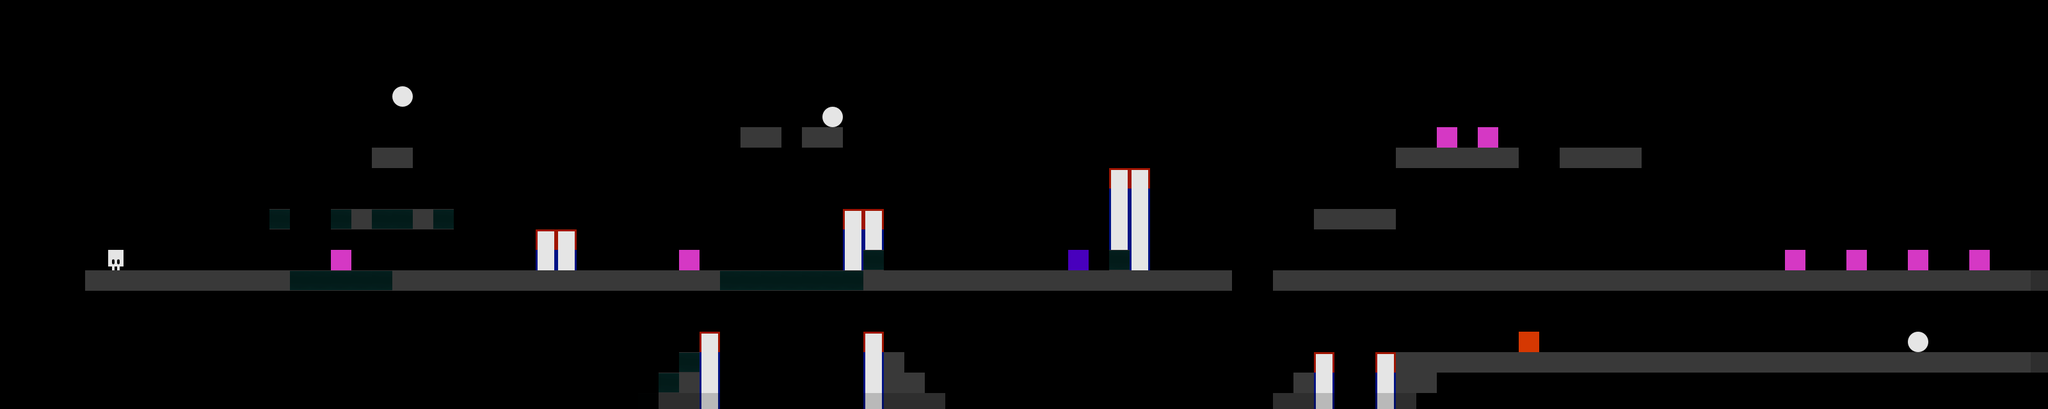

A 2D game scene composited from a Tiled map and its tileset images. What follows is a short description and the map's XML, with every tile layer's data as written:
An orthogonal 100x20 tile map with 32x32 px tiles, 1 tile layer (Plumber Style).

<map version="1.2" tiledversion="2019.03.13" orientation="orthogonal" renderorder="right-down" width="100" height="20" tilewidth="32" tileheight="32" infinite="0" nextlayerid="2" nextobjectid="1">
 <tileset firstgid="1" source="tiles2.tsx" />
 <layer id="1" name="Plumber Style" width="100" height="20" opacity="0.9" offsetx="133.333" offsety="103.03">
  <properties>
   <property name="title" value="Marathon Style" />
  </properties>
  <data encoding="csv">
0,0,0,0,0,0,0,0,0,0,0,0,0,0,0,0,0,0,0,0,0,0,0,0,0,0,0,0,0,0,0,0,0,0,0,0,0,0,0,0,0,0,0,0,0,0,0,0,0,0,0,0,0,0,0,0,0,0,0,0,0,0,0,0,0,0,0,0,0,0,0,0,0,0,0,0,0,0,0,0,0,0,0,0,0,0,0,0,0,0,0,0,0,0,0,0,0,0,0,0,
0,0,0,0,0,0,0,0,0,0,0,0,0,0,0,9,0,0,0,0,0,0,0,0,0,0,0,0,0,0,0,0,0,0,0,0,0,0,0,0,0,0,0,0,0,0,0,0,0,0,0,0,0,0,0,0,0,0,0,0,0,0,0,0,0,0,0,0,0,0,0,0,0,0,0,0,0,0,0,0,0,0,0,0,0,0,0,0,0,0,0,0,0,0,0,0,0,10,0,0,
0,0,0,0,0,0,0,0,0,0,0,0,0,0,0,0,0,0,0,0,0,0,0,0,0,0,0,0,0,0,0,0,0,0,0,0,9,0,0,0,0,0,0,0,0,0,0,0,0,0,0,0,0,0,0,0,0,0,0,0,0,0,0,0,0,0,0,0,0,0,0,0,0,0,0,0,0,0,0,0,0,0,0,0,0,0,0,0,0,0,0,0,0,0,0,0,0,0,0,0,
0,0,0,0,0,0,0,0,0,0,0,0,0,0,0,0,0,0,0,0,0,0,0,0,0,0,0,0,0,0,0,0,1,1,0,1,1,0,0,0,0,0,0,0,0,0,0,0,0,0,0,0,0,0,0,0,0,0,0,0,0,0,0,0,0,0,7,0,7,0,0,0,0,0,0,0,0,0,0,0,0,0,0,0,0,0,0,0,0,0,0,0,0,0,0,0,0,0,0,0,
0,0,0,0,0,0,0,0,0,0,0,0,0,0,1,1,0,0,0,0,0,0,0,0,0,0,0,0,0,0,0,0,0,0,0,0,0,0,0,0,0,0,0,0,0,0,0,0,0,0,0,0,0,0,0,0,0,0,0,0,0,0,0,0,1,1,1,1,1,1,0,0,1,1,1,1,0,0,0,0,0,0,0,0,0,0,0,0,0,0,0,0,0,0,0,0,0,0,0,0,
0,0,0,0,0,0,0,0,0,0,0,0,0,0,0,0,0,0,0,0,0,0,0,0,0,0,0,0,0,0,0,0,0,0,0,0,0,0,0,0,0,0,0,0,0,0,0,0,0,0,3,3,0,0,0,0,0,0,0,0,0,0,0,0,0,0,0,0,0,0,0,0,0,0,0,0,0,0,0,0,0,0,0,0,0,0,0,0,0,0,0,0,0,0,0,0,0,0,0,0,
0,0,0,0,0,0,0,0,0,0,0,0,0,0,0,0,0,0,0,0,0,0,0,0,0,0,0,0,0,0,0,0,0,0,0,0,0,0,0,0,0,0,0,0,0,0,0,0,0,0,2,2,0,0,0,0,0,0,0,0,0,0,0,0,0,0,0,0,0,0,0,0,0,0,0,0,0,0,0,0,0,0,0,0,0,0,0,0,0,0,0,0,0,0,0,0,0,0,0,0,
0,0,0,0,0,0,0,0,0,16,0,0,16,1,16,16,1,16,0,0,0,0,0,0,0,0,0,0,0,0,0,0,0,0,0,0,0,3,3,0,0,0,0,0,0,0,0,0,0,0,2,2,0,0,0,0,0,0,0,0,1,1,1,1,0,0,0,0,0,0,0,0,0,0,0,0,0,0,0,0,0,0,0,0,0,0,0,0,0,0,0,0,0,0,0,0,0,0,0,0,
0,0,0,0,0,0,0,0,0,0,0,0,0,0,0,0,0,0,0,0,0,0,3,3,0,0,0,0,0,0,0,0,0,0,0,0,0,2,2,0,0,0,0,0,0,0,0,0,0,0,2,2,0,0,0,0,0,0,0,0,0,0,0,0,0,0,0,0,0,0,0,0,0,0,0,0,0,0,0,0,0,0,0,0,0,0,0,0,0,0,0,0,0,0,0,0,0,0,0,0,
0,5,0,0,0,0,0,0,0,0,0,0,7,0,0,0,0,0,0,0,0,0,2,2,0,0,0,0,0,7,0,0,0,0,0,0,0,2,16,0,0,0,0,0,0,0,0,0,17,0,16,2,0,0,0,0,0,0,0,0,0,0,0,0,0,0,0,0,0,0,0,0,0,0,0,0,0,0,0,0,0,0,0,7,0,0,7,0,0,7,0,0,7,0,0,0,0,0,0,0,
1,1,1,1,1,1,1,1,1,1,16,16,16,16,16,1,1,1,1,1,1,1,1,1,1,1,1,1,1,1,1,16,16,16,16,16,16,16,1,1,1,1,1,1,1,1,1,1,1,1,1,1,1,1,1,1,0,0,1,1,1,1,1,1,1,1,1,1,1,1,1,1,1,1,1,1,1,1,1,1,1,1,1,1,1,1,1,1,1,1,1,1,1,1,1,1,0,0,0,0,
0,0,0,0,0,0,0,0,0,0,0,0,0,0,0,0,0,0,0,0,0,0,0,0,0,0,0,0,0,0,0,0,0,0,0,0,0,0,0,0,0,0,0,0,0,0,0,0,0,0,0,0,0,0,0,0,0,0,0,0,0,0,0,0,0,0,0,0,0,0,0,0,0,0,0,0,0,0,0,0,0,0,0,0,0,0,0,0,0,0,0,0,0,0,0,0,0,0,0,0,
0,0,0,0,0,0,0,0,0,0,0,0,0,0,0,0,0,0,0,0,0,0,0,0,0,0,0,0,0,0,0,0,0,0,0,0,0,0,0,0,0,0,0,0,0,0,0,0,0,0,0,0,0,0,0,0,0,0,0,0,0,0,0,0,0,0,0,0,0,0,0,0,0,0,0,0,0,0,0,0,0,0,0,0,0,0,0,0,0,0,0,0,0,0,0,0,0,0,0,0,
0,0,0,0,0,0,0,0,0,0,0,0,0,0,0,0,0,0,0,0,0,0,0,0,0,0,0,0,0,0,3,0,0,0,0,0,0,0,3,0,0,0,0,0,0,0,0,0,0,0,0,0,0,0,0,0,0,0,0,0,0,0,0,0,0,0,0,0,0,0,6,0,0,0,0,0,0,0,0,0,0,0,0,0,0,0,0,0,0,9,0,0,0,0,0,0,0,0,0,0,
0,0,0,0,0,0,0,0,0,0,0,0,0,0,0,0,0,0,0,0,0,0,0,0,0,0,0,0,0,16,2,0,0,0,0,0,0,0,2,1,0,0,0,0,0,0,0,0,0,0,0,0,0,0,0,0,0,0,0,0,3,0,0,3,1,1,1,1,1,1,1,1,1,1,1,1,1,1,1,1,1,1,1,1,1,1,1,1,1,1,1,1,1,1,1,1,1,1,1,1,
0,0,0,0,0,0,0,0,0,0,0,0,0,0,0,0,0,0,0,0,0,0,0,0,0,0,0,0,16,1,2,0,0,0,0,0,0,0,2,1,1,0,0,0,0,0,0,0,0,0,0,0,0,0,0,0,0,0,0,1,2,0,0,2,1,1,0,0,0,0,0,0,0,0,0,0,0,0,0,0,0,0,0,0,0,0,0,0,0,0,0,0,0,0,0,0,0,0,0,0,
0,0,0,0,0,0,0,0,0,0,0,0,0,0,0,0,0,0,0,0,0,0,0,0,0,0,0,16,1,1,2,0,0,0,0,0,0,0,2,1,1,1,0,0,0,0,0,0,0,0,0,0,0,0,0,0,0,0,1,1,2,0,0,2,1,0,0,0,0,0,0,0,0,0,0,0,0,0,0,0,0,0,0,0,0,0,0,0,0,0,0,0,0,0,0,0,0,0,0,0,
0,0,0,0,0,0,0,0,0,0,0,17,0,0,0,0,0,0,0,0,0,0,0,0,0,0,16,1,1,1,2,0,0,0,0,0,0,0,2,1,1,1,1,0,0,0,0,0,1,1,1,1,1,1,1,1,1,1,1,1,4,0,0,4,0,0,0,0,0,0,0,0,0,0,0,0,0,0,0,0,0,0,0,0,0,0,0,0,0,0,0,0,0,0,0,0,0,0,0,0,
0,0,0,0,0,8,0,0,0,0,0,11,0,0,0,0,0,0,0,0,0,0,0,0,0,16,1,1,1,1,2,0,0,0,0,0,0,0,2,1,1,1,1,1,0,0,0,1,1,1,0,0,0,0,0,0,0,0,0,0,0,0,0,0,0,0,0,0,0,0,0,0,0,0,0,0,0,0,0,0,0,0,0,0,0,0,0,0,0,0,0,0,0,0,0,0,0,0,0,0,
0,1,1,1,1,1,1,1,1,1,1,1,1,1,1,1,1,1,1,1,1,1,1,1,1,1,1,1,1,1,2,1,12,12,0,12,12,1,2,1,1,1,1,1,1,1,1,1,1,0,0,0,0,0,0,0,0,0,0,0,0,0,0,0,0,0,0,0,0,0,0,0,0,0,0,0,0,0,0,0,0,0,0,0,0,0,0,0,0,0,0,0,0,0,0,0,0,0,0,0
</data>
 </layer>
</map>
